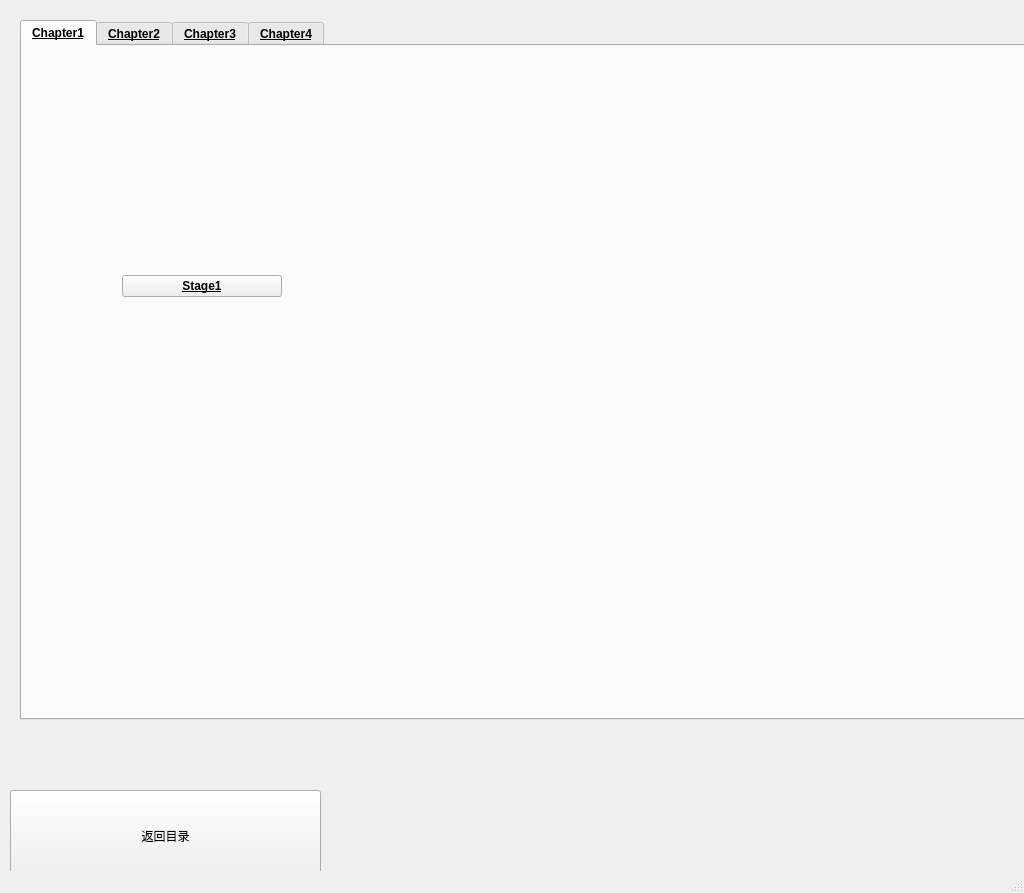
<?xml version="1.0" encoding="UTF-8"?>
<ui version="4.0">
 <class>MainWindow</class>
 <widget class="QMainWindow" name="MainWindow">
  <property name="geometry">
   <rect>
    <x>0</x>
    <y>0</y>
    <width>1024</width>
    <height>893</height>
   </rect>
  </property>
  <property name="sizePolicy">
   <sizepolicy hsizetype="Preferred" vsizetype="Preferred">
    <horstretch>0</horstretch>
    <verstretch>0</verstretch>
   </sizepolicy>
  </property>
  <property name="minimumSize">
   <size>
    <width>100</width>
    <height>100</height>
   </size>
  </property>
  <property name="baseSize">
   <size>
    <width>100</width>
    <height>100</height>
   </size>
  </property>
  <property name="windowTitle">
   <string>MainWindow</string>
  </property>
  <widget class="QWidget" name="centralwidget">
   <property name="autoFillBackground">
    <bool>false</bool>
   </property>
   <widget class="QWidget" name="verticalLayoutWidget_3">
    <property name="geometry">
     <rect>
      <x>10</x>
      <y>20</y>
      <width>1241</width>
      <height>831</height>
     </rect>
    </property>
    <layout class="QVBoxLayout" name="verticalLayout_8">
     <item>
      <widget class="QStackedWidget" name="stackedWidget">
       <property name="currentIndex">
        <number>1</number>
       </property>
       <widget class="QWidget" name="startMenu">
        <widget class="QWidget" name="verticalLayoutWidget">
         <property name="geometry">
          <rect>
           <x>70</x>
           <y>10</y>
           <width>348</width>
           <height>701</height>
          </rect>
         </property>
         <layout class="QVBoxLayout" name="menuLayout" stretch="0,0,0">
          <property name="spacing">
           <number>20</number>
          </property>
          <property name="sizeConstraint">
           <enum>QLayout::SetDefaultConstraint</enum>
          </property>
          <property name="leftMargin">
           <number>20</number>
          </property>
          <property name="topMargin">
           <number>20</number>
          </property>
          <property name="rightMargin">
           <number>20</number>
          </property>
          <property name="bottomMargin">
           <number>20</number>
          </property>
          <item>
           <widget class="QPushButton" name="startPushButton">
            <property name="font">
             <font>
              <pointsize>18</pointsize>
             </font>
            </property>
            <property name="text">
             <string>开始游戏</string>
            </property>
            <property name="flat">
             <bool>true</bool>
            </property>
           </widget>
          </item>
          <item>
           <widget class="QPushButton" name="optionPushButton">
            <property name="font">
             <font>
              <pointsize>18</pointsize>
             </font>
            </property>
            <property name="text">
             <string>设置</string>
            </property>
            <property name="flat">
             <bool>true</bool>
            </property>
           </widget>
          </item>
          <item>
           <widget class="QPushButton" name="editorPushButton">
            <property name="font">
             <font>
              <pointsize>18</pointsize>
             </font>
            </property>
            <property name="text">
             <string>关卡编辑器</string>
            </property>
            <property name="autoDefault">
             <bool>false</bool>
            </property>
            <property name="default">
             <bool>false</bool>
            </property>
            <property name="flat">
             <bool>false</bool>
            </property>
           </widget>
          </item>
         </layout>
        </widget>
       </widget>
       <widget class="QWidget" name="stageWidget">
        <widget class="QTabWidget" name="tabWidget">
         <property name="enabled">
          <bool>true</bool>
         </property>
         <property name="geometry">
          <rect>
           <x>10</x>
           <y>0</y>
           <width>1200</width>
           <height>700</height>
          </rect>
         </property>
         <property name="font">
          <font>
           <bold>true</bold>
           <underline>true</underline>
          </font>
         </property>
         <property name="currentIndex">
          <number>0</number>
         </property>
         <widget class="QWidget" name="Chapter1">
          <property name="enabled">
           <bool>true</bool>
          </property>
          <attribute name="title">
           <string>Chapter1</string>
          </attribute>
          <widget class="QWidget" name="verticalLayoutWidget_2">
           <property name="geometry">
            <rect>
             <x>100</x>
             <y>100</y>
             <width>160</width>
             <height>281</height>
            </rect>
           </property>
           <layout class="QVBoxLayout" name="verticalLayout">
            <item>
             <widget class="QPushButton" name="Stage1_1">
              <property name="text">
               <string>Stage1</string>
              </property>
             </widget>
            </item>
           </layout>
          </widget>
         </widget>
         <widget class="QWidget" name="Chapter2">
          <attribute name="title">
           <string>Chapter2</string>
          </attribute>
         </widget>
         <widget class="QWidget" name="Chapter3">
          <attribute name="title">
           <string>Chapter3</string>
          </attribute>
         </widget>
         <widget class="QWidget" name="Chapter4">
          <attribute name="title">
           <string>Chapter4</string>
          </attribute>
         </widget>
        </widget>
       </widget>
       <widget class="QWidget" name="gameWidget"/>
       <widget class="QWidget" name="optionWidget"/>
      </widget>
     </item>
    </layout>
   </widget>
   <widget class="QPushButton" name="backPushButton">
    <property name="geometry">
     <rect>
      <x>10</x>
      <y>790</y>
      <width>311</width>
      <height>91</height>
     </rect>
    </property>
    <property name="cursor">
     <cursorShape>ArrowCursor</cursorShape>
    </property>
    <property name="text">
     <string>返回目录</string>
    </property>
    <property name="autoDefault">
     <bool>false</bool>
    </property>
    <property name="default">
     <bool>false</bool>
    </property>
    <property name="flat">
     <bool>false</bool>
    </property>
   </widget>
  </widget>
  <widget class="QMenuBar" name="menubar">
   <property name="geometry">
    <rect>
     <x>0</x>
     <y>0</y>
     <width>1024</width>
     <height>17</height>
    </rect>
   </property>
  </widget>
  <widget class="QStatusBar" name="statusbar"/>
 </widget>
 <resources/>
 <connections/>
</ui>
